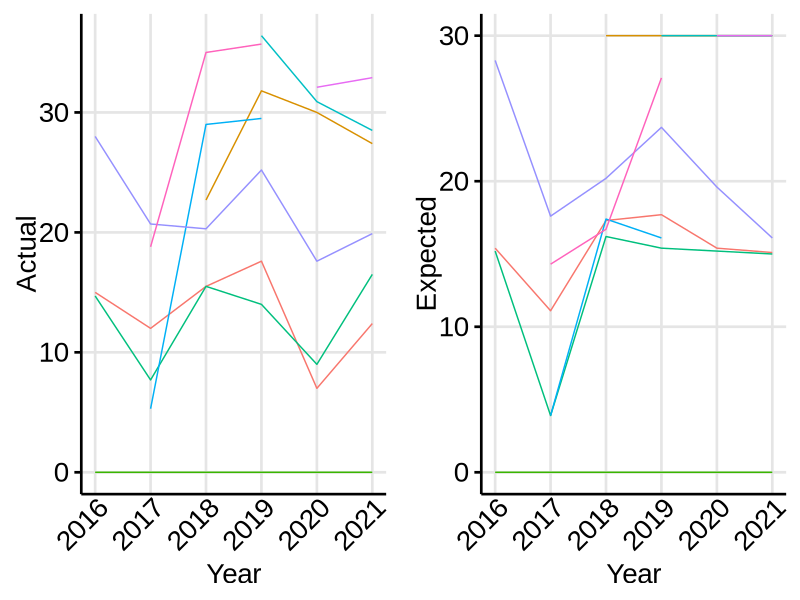
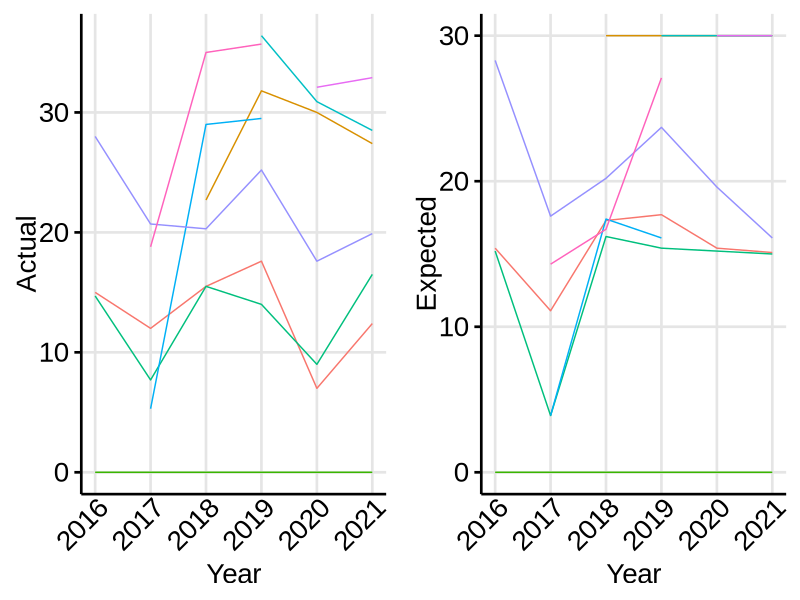
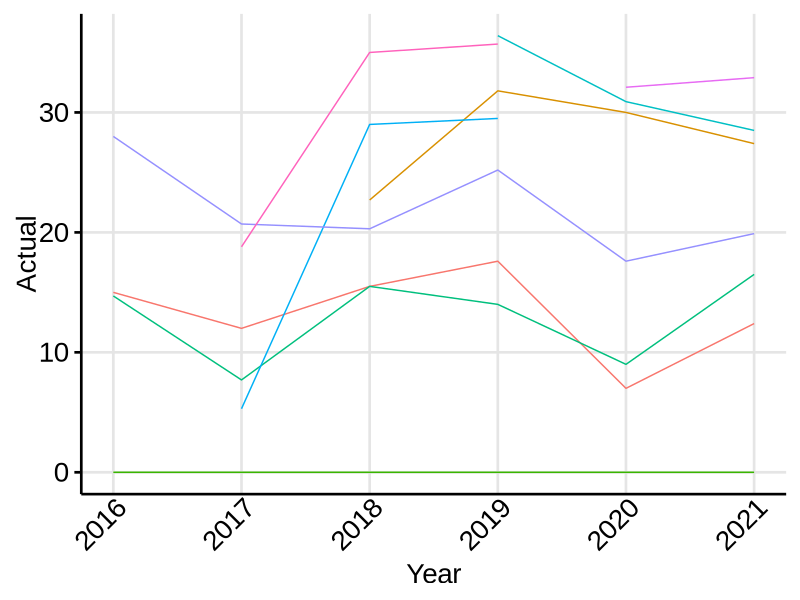
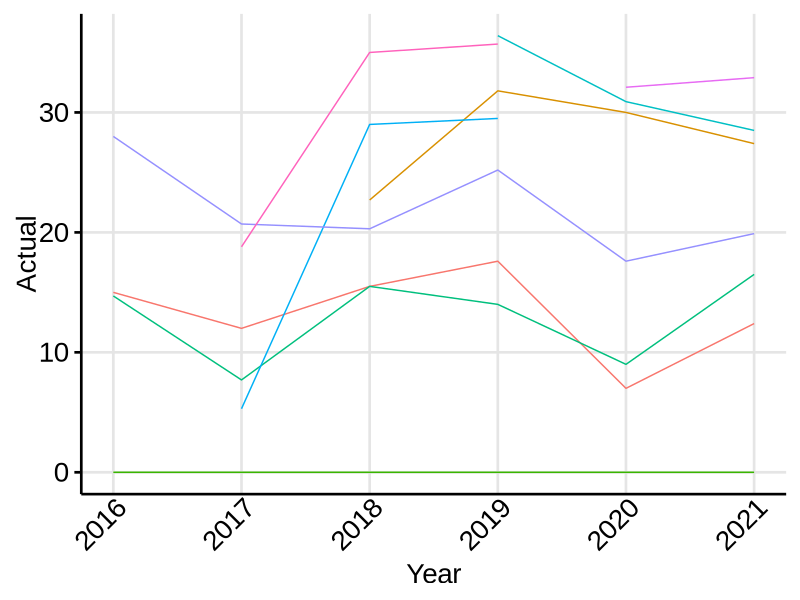
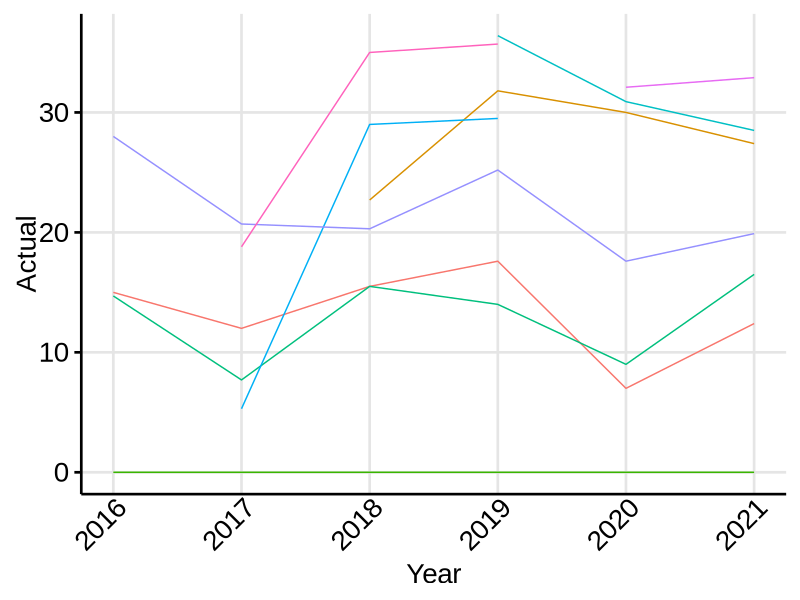

Source code (R) for these figures, in order:
## ---- chunk 1
library(ggplot2)
library(gridExtra)
library(bookdown)

theme_doc<- function(base_size = 20, base_family = "Arial") { #this function sets the theme for the whole figure
  theme_bw(base_size = base_size, base_family = base_family) %+replace% #also note that this creates a bunch of font warnings that are not a real problem, I just haven't dealt with it yet
#  theme_bw()+
    theme(
      plot.title=element_text(size=20,colour='black',hjust = 0.5),
      plot.background=element_blank(),
      panel.grid.minor=element_blank(),
      panel.grid.major=element_line(color="grey90"),
      panel.border = element_blank(),
      panel.background = element_blank(),
      axis.line.x = element_line(colour='black'),
      axis.line.y = element_line(colour='black'),
      axis.text=element_text(size=20,colour='black'),
      axis.ticks.y=element_line(colour='black'),
      axis.ticks.x=element_blank(),
      axis.title.y=element_text(colour='black',angle=90),
      axis.title.x=element_text(colour='black'),
      legend.background=element_blank(),
      legend.text=element_text(colour='black',size=20),
      legend.title=element_text(colour='black',size=20),
      legend.position = "none",
      strip.background=element_blank(),
      strip.text=element_text(size=20,colour='black'),
      axis.text.x = element_text(angle = 45, hjust=1, vjust=1.1)
    )
}
dummy<-read.csv("OBS_rates.csv")
p1<-ggplot(data=dummy, aes(x=Year, y=Actual, color=Strata))+
         geom_line()+
  theme_doc()
p2<-ggplot(data=dummy, aes(x=Year, y=Expected, color=Strata))+
         geom_line()+
  theme_doc()
grid.arrange(p1,p2, nrow=1)
## ---- chunk 2
p3<-ggplot(data=dummy, aes(x=Year, y=Actual, color=Strata))+
         geom_line()+
  theme_doc()
p4<-ggplot(data=dummy, aes(x=Year, y=Expected, color=Strata))+
         geom_line()+
  theme_doc()
grid.arrange(p3,p4, nrow=1)
## ---- chunk 3
ggplot(data=dummy, aes(x=Year, y=Actual, color=Strata))+
         geom_line()+
  theme_doc()

## ---- chunk 4
ggplot(data=dummy, aes(x=Year, y=Actual, color=Strata))+
         geom_line()+
  theme_doc()

## ---- chunk 5
ggplot(data=dummy, aes(x=Year, y=Actual, color=Strata))+
         geom_line()+
  theme_doc()
